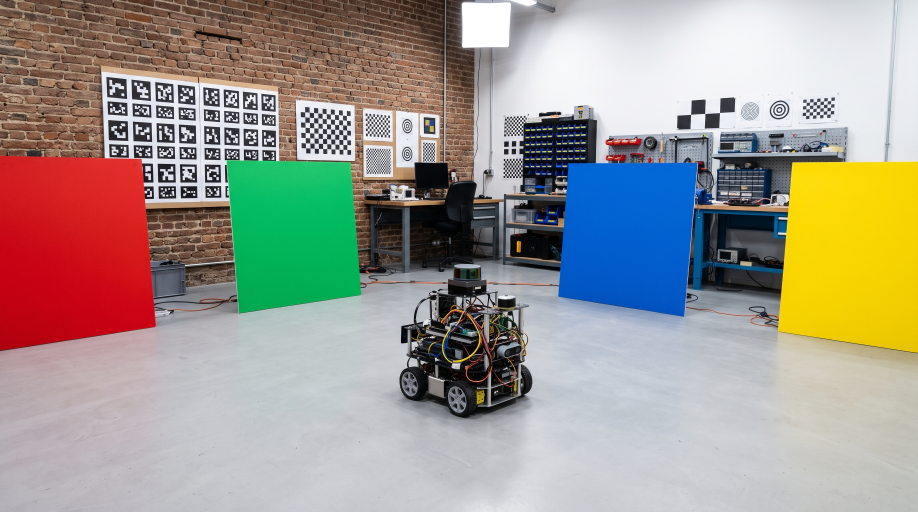
#> input picture figuras/entorno_slam.jpg, 2752 x 1536 px, found by its file name (shown at 1/3 size)
$ python reto_3.py
#> lines starting #> are read from the running program, lines starting #| are printed output that depends on the picture
import cv2
import numpy as np
import matplotlib.pyplot as plt

# 1. Leer imagen a color en OpenCV
img_path = 'entorno_slam.jpg'
img = cv2.imread(img_path)
#> img is the input picture: shape (1536, 2752, 3); mean B, G, R 145, 153.8, 159.4

if img is None:
    print("Error: No se pudo cargar la imagen. Verifica que 'entorno_slam.jpg' esté en la misma carpeta.")
    exit()

# 2. Imprimir forma (shape) de la imagen
print(f"Dimensiones de la imagen original (Shape): {img.shape}")
#| Dimensiones de la imagen original (Shape): (1536, 2752, 3)
alto, ancho, canales = img.shape
#> alto = 1536; ancho = 2752; canales = 3

def obtener_coords_por_pixel(x, y, size):
    """
    Calcula los límites (y1, y2, x1, x2) alrededor de un punto central (x, y) en píxeles.
    """
#> called with x = 1800, y = 700, size = 80
    y1 = max(0, y - size // 2)
    y2 = min(alto, y + size // 2)
#> y2 = 740
    x1 = max(0, x - size // 2)
    x2 = min(ancho, x + size // 2)
#> x2 = 1840
    return (y1, y2, x1, x2)

# 3. Definir las 6 regiones de interés (5 homogéneas, 1 heterogénea)
rois = {
    "R1_Azul (Homogenea)": obtener_coords_por_pixel(1800, 700, 80),    # Cuadro azul en el checkerboard derecho
    "R2_Verde (Homogenea)": obtener_coords_por_pixel(900, 600, 80),   # Cuadro verde en el checkerboard derecho
    "R3_Rojo (Homogenea)": obtener_coords_por_pixel(200, 800, 80),    # Cuadro rojo en el checkerboard central
    "R4_pared (Homogenea)": obtener_coords_por_pixel(1900, 250, 80),  # Cajonera de madera
    "R5_Piso (Homogenea)": obtener_coords_por_pixel(900, 1200, 80),# Piso liso (Baja textura)
    "R6_panel + caja (Heterogenea)": obtener_coords_por_pixel(1870, 490, 80) # Patrones complejos de calibración
}

img_dibujada = img.copy()

print("\n--- ANÁLISIS ESTADÍSTICO DE CANALES (BGR) ---")
for nombre, (y1, y2, x1, x2) in rois.items():
    region = img[y1:y2, x1:x2]

    # 4. Obtener la media y desviación estándar de cada uno de los 3 canales[cite: 1]
    media_bgr = np.mean(region, axis=(0, 1))
    desv_bgr = np.std(region, axis=(0, 1))

    print(f"\n[{nombre}]")
    print(f"  Media (B, G, R): {media_bgr.round(2)}")
    print(f"  Desviación Estándar (B, G, R): {desv_bgr.round(2)}")

    # 5. Mostrar las regiones con un recuadro dibujado[cite: 1]
    color_caja = (0, 255, 0) if "Heterogenea" in nombre else (0, 0, 0)
    grosor = 4 if "Heterogenea" in nombre else 2
    cv2.rectangle(img_dibujada, (x1, y1), (x2, y2), color_caja, grosor)

    # Etiqueta visual corta
    etiqueta = nombre.split('_')[0]
    cv2.putText(img_dibujada, etiqueta, (x1, y1 - 10), cv2.FONT_HERSHEY_SIMPLEX, 0.6, color_caja, 2)
#> this loop made 6 passes
#> (media_bgr, desv_bgr) on passes 1 to 6: ([207.3, 95.51, 1.31], [1.89, 2.11, 1.21]), ([103.5, 191, 8.85], [2.68, 2.58, 5.07]), ([22.28, 8.04, 204.1], [2.96, 3.9, 3.08]), ([245.1, 241, 240.3], [1.38, 1.4, 1.54]), ([204.8, 202.1, 194.4], [3.22, 3.18, 3.32]), ([150.4, 89.95, 55.25], [71.66, 34.5, 61.6])
#|   Media (B, G, R): [207.35  95.51   1.31]
#|   Desviación Estándar (B, G, R): [1.89 2.11 1.21]
#|   Media (B, G, R): [103.47 190.95   8.85]
#|   Desviación Estándar (B, G, R): [2.68 2.58 5.07]
#|   Media (B, G, R): [ 22.28   8.04 204.15]
#|   Desviación Estándar (B, G, R): [2.96 3.9  3.08]
#|   Media (B, G, R): [245.08 241.04 240.35]
#|   Desviación Estándar (B, G, R): [1.38 1.4  1.54]
#|   Media (B, G, R): [204.81 202.14 194.38]
#|   Desviación Estándar (B, G, R): [3.22 3.18 3.32]
#> (further printed lines are left out)
#> pass 1, `region = img[y1:y2, x1:x2]`:
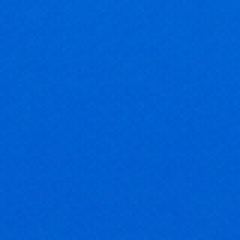
#> region: shape (80, 80, 3) (shown 3 times larger); mean B, G, R 207.3, 95.5, 1.3
#> pass 2, `region = img[y1:y2, x1:x2]`:
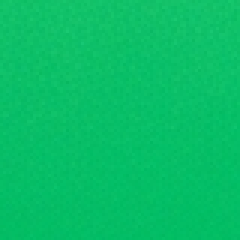
#> region: shape (80, 80, 3) (shown 3 times larger); mean B, G, R 103.5, 191, 8.9
#> pass 3, `region = img[y1:y2, x1:x2]`:
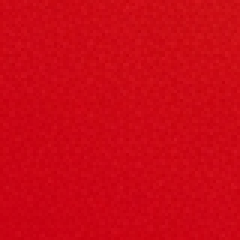
#> region: shape (80, 80, 3) (shown 3 times larger); mean B, G, R 22.3, 8, 204.1
#> after the loop:
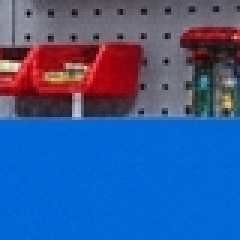
#> region: shape (80, 80, 3) (shown 3 times larger); mean B, G, R 150.4, 89.9, 55.2

# 6. Visualización final con Matplotlib
img_rgb = cv2.cvtColor(img_dibujada, cv2.COLOR_BGR2RGB)
plt.figure(figsize=(12, 8))
plt.imshow(img_rgb)
plt.title("Extracción de ROIs: Homogéneas (Negro) vs Heterogéneas (verde)")
plt.axis('off')
plt.tight_layout()
plt.show()
